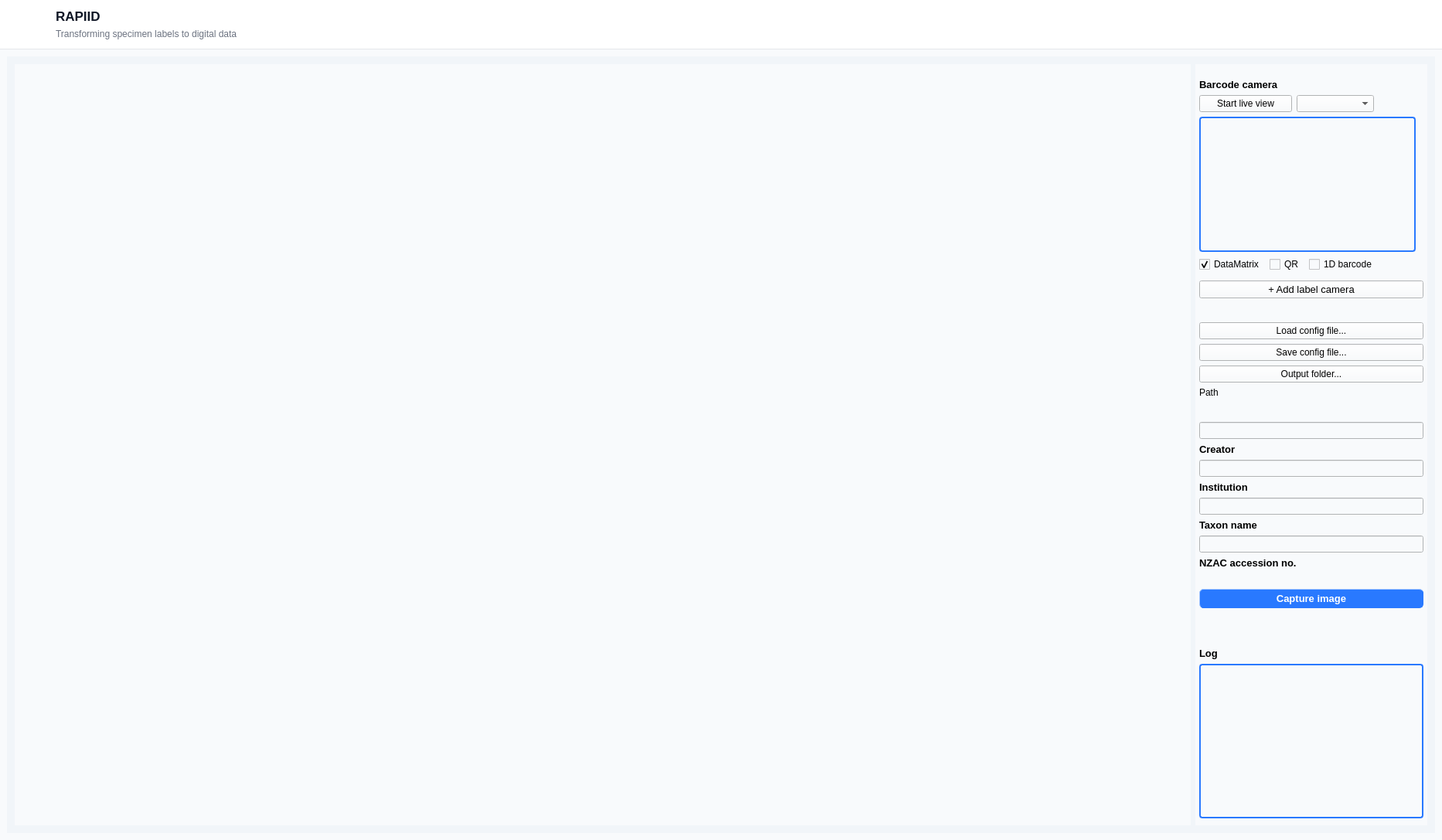
<?xml version="1.0" encoding="UTF-8"?>
<ui version="4.0">
 <class>MainWindow</class>
 <widget class="QMainWindow" name="MainWindow">
  <property name="geometry">
   <rect>
    <x>0</x>
    <y>0</y>
    <width>1865</width>
    <height>1087</height>
   </rect>
  </property>
  <property name="windowTitle">
   <string>RAPIID v4.3.0</string>
  </property>
  <widget class="QWidget" name="centralwidget">
   <property name="styleSheet">
    <string notr="true">QWidget#centralwidget { background-color: #f8fafc; }</string>
   </property>
   <layout class="QVBoxLayout" name="verticalLayout_main">
    <property name="spacing">
     <number>0</number>
    </property>
    <property name="leftMargin">
     <number>0</number>
    </property>
    <property name="topMargin">
     <number>0</number>
    </property>
    <property name="rightMargin">
     <number>0</number>
    </property>
    <property name="bottomMargin">
     <number>0</number>
    </property>
    <item>
     <widget class="QWidget" name="headerWidget" native="true">
      <property name="sizePolicy">
       <sizepolicy hsizetype="Preferred" vsizetype="Fixed">
        <horstretch>0</horstretch>
        <verstretch>0</verstretch>
       </sizepolicy>
      </property>
      <property name="minimumSize">
       <size>
        <width>0</width>
        <height>64</height>
       </size>
      </property>
      <property name="maximumSize">
       <size>
        <width>16777215</width>
        <height>64</height>
       </size>
      </property>
      <property name="styleSheet">
       <string notr="true">
        #headerWidget {
            background-color: #ffffff;
            border-bottom: 1px solid #e5e7eb;
        }
       </string>
      </property>
      <layout class="QHBoxLayout" name="headerLayout">
       <property name="spacing">
        <number>12</number>
       </property>
       <property name="leftMargin">
        <number>16</number>
       </property>
       <property name="topMargin">
        <number>10</number>
       </property>
       <property name="rightMargin">
        <number>16</number>
       </property>
       <property name="bottomMargin">
        <number>10</number>
       </property>
       <item>
        <widget class="QLabel" name="headerIconLabel">
         <property name="sizePolicy">
          <sizepolicy hsizetype="Fixed" vsizetype="Fixed">
           <horstretch>0</horstretch>
           <verstretch>0</verstretch>
          </sizepolicy>
         </property>
         <property name="minimumSize">
          <size>
           <width>44</width>
           <height>44</height>
          </size>
         </property>
         <property name="maximumSize">
          <size>
           <width>44</width>
           <height>44</height>
          </size>
         </property>
         <property name="text">
          <string/>
         </property>
         <property name="alignment">
          <set>Qt::AlignCenter</set>
         </property>
        </widget>
       </item>
       <item>
        <layout class="QVBoxLayout" name="headerTextLayout">
         <property name="spacing">
          <number>2</number>
         </property>
         <item>
          <widget class="QLabel" name="headerTitleLabel">
           <property name="font">
            <font>
             <pointsize>13</pointsize>
             <weight>75</weight>
             <bold>true</bold>
            </font>
           </property>
           <property name="styleSheet">
            <string notr="true">color: #111827; background: transparent;</string>
           </property>
           <property name="text">
            <string>RAPIID</string>
           </property>
          </widget>
         </item>
         <item>
          <widget class="QLabel" name="headerSubtitleLabel">
           <property name="font">
            <font>
             <pointsize>9</pointsize>
            </font>
           </property>
           <property name="styleSheet">
            <string notr="true">color: #6b7280; background: transparent;</string>
           </property>
           <property name="text">
            <string>Transforming specimen labels to digital data</string>
           </property>
          </widget>
         </item>
        </layout>
       </item>
       <item>
        <spacer name="headerSpacer">
         <property name="orientation">
          <enum>Qt::Horizontal</enum>
         </property>
         <property name="sizeHint" stdset="0">
          <size>
           <width>40</width>
           <height>20</height>
          </size>
         </property>
        </spacer>
       </item>
      </layout>
     </widget>
    </item>
    <item>
     <widget class="QScrollArea" name="scrollArea">
      <property name="styleSheet">
       <string notr="true">QScrollArea { background-color: #f1f5f9; border: none; }</string>
      </property>
      <property name="widgetResizable">
       <bool>true</bool>
      </property>
      <widget class="QWidget" name="scrollAreaWidgetContents">
       <property name="geometry">
        <rect>
         <x>0</x>
         <y>0</y>
         <width>1865</width>
         <height>1023</height>
        </rect>
       </property>
       <property name="styleSheet">
        <string notr="true">background-color: #f8fafc;</string>
       </property>
       <layout class="QHBoxLayout" name="horizontalLayout_9">
        <item>
         <widget class="QWidget" name="horizontalWidget" native="true">
          <property name="styleSheet">
           <string notr="true">background-color: #f1f5f9;</string>
          </property>
          <layout class="QHBoxLayout" name="horizontalLayout_2">
           <property name="leftMargin">
            <number>10</number>
           </property>
           <property name="topMargin">
            <number>10</number>
           </property>
           <property name="rightMargin">
            <number>10</number>
           </property>
           <property name="bottomMargin">
            <number>10</number>
           </property>
           <item>
            <widget class="QScrollArea" name="labelCameraScrollArea">
             <property name="styleSheet">
              <string notr="true">background-color: #f8fafc;</string>
             </property>
             <property name="frameShape">
              <enum>QFrame::NoFrame</enum>
             </property>
             <property name="horizontalScrollBarPolicy">
              <enum>Qt::ScrollBarAlwaysOff</enum>
             </property>
             <property name="widgetResizable">
              <bool>true</bool>
             </property>
             <widget class="QWidget" name="labelCameraScrollContents">
              <property name="geometry">
               <rect>
                <x>0</x>
                <y>0</y>
                <width>1521</width>
                <height>985</height>
               </rect>
              </property>
              <property name="styleSheet">
               <string notr="true">background-color: #f8fafc;</string>
              </property>
              <layout class="QVBoxLayout" name="labelCameraContainer_layout"/>
             </widget>
            </widget>
           </item>
           <item>
            <widget class="QWidget" name="verticalWidget_4" native="true">
             <property name="sizePolicy">
              <sizepolicy hsizetype="Fixed" vsizetype="Preferred">
               <horstretch>0</horstretch>
               <verstretch>0</verstretch>
              </sizepolicy>
             </property>
             <property name="minimumSize">
              <size>
               <width>300</width>
               <height>0</height>
              </size>
             </property>
             <property name="maximumSize">
              <size>
               <width>300</width>
               <height>16777215</height>
              </size>
             </property>
             <property name="styleSheet">
              <string notr="true">background-color: #f8fafc;</string>
             </property>
             <layout class="QVBoxLayout" name="verticalLayout_4">
              <property name="sizeConstraint">
               <enum>QLayout::SetDefaultConstraint</enum>
              </property>
              <property name="leftMargin">
               <number>5</number>
              </property>
              <property name="topMargin">
               <number>2</number>
              </property>
              <property name="rightMargin">
               <number>5</number>
              </property>
              <item>
               <widget class="QLabel" name="barcode_webcam_label">
                <property name="sizePolicy">
                 <sizepolicy hsizetype="Preferred" vsizetype="Fixed">
                  <horstretch>0</horstretch>
                  <verstretch>0</verstretch>
                 </sizepolicy>
                </property>
                <property name="minimumSize">
                 <size>
                  <width>0</width>
                  <height>32</height>
                 </size>
                </property>
                <property name="maximumSize">
                 <size>
                  <width>16777215</width>
                  <height>32</height>
                 </size>
                </property>
                <property name="font">
                 <font>
                  <pointsize>10</pointsize>
                  <weight>75</weight>
                  <bold>true</bold>
                 </font>
                </property>
                <property name="text">
                 <string>Barcode camera</string>
                </property>
                <property name="alignment">
                 <set>Qt::AlignBottom|Qt::AlignLeading|Qt::AlignLeft</set>
                </property>
               </widget>
              </item>
              <item>
               <layout class="QHBoxLayout" name="horizontalLayout">
                <item>
                 <layout class="QVBoxLayout" name="verticalLayout_10">
                  <item>
                   <widget class="QPushButton" name="pushButton_barcode_webcam">
                    <property name="sizePolicy">
                     <sizepolicy hsizetype="Fixed" vsizetype="Fixed">
                      <horstretch>0</horstretch>
                      <verstretch>0</verstretch>
                     </sizepolicy>
                    </property>
                    <property name="minimumSize">
                     <size>
                      <width>120</width>
                      <height>0</height>
                     </size>
                    </property>
                    <property name="text">
                     <string>Start live view</string>
                    </property>
                   </widget>
                  </item>
                 </layout>
                </item>
                <item>
                 <layout class="QVBoxLayout" name="verticalLayout_11">
                  <item>
                   <widget class="QComboBox" name="comboBox_selectBarcodeCam">
                    <property name="minimumSize">
                     <size>
                      <width>100</width>
                      <height>0</height>
                     </size>
                    </property>
                   </widget>
                  </item>
                 </layout>
                </item>
                <item>
                 <spacer name="horizontalSpacer">
                  <property name="orientation">
                   <enum>Qt::Horizontal</enum>
                  </property>
                  <property name="sizeHint" stdset="0">
                   <size>
                    <width>40</width>
                    <height>20</height>
                   </size>
                  </property>
                 </spacer>
                </item>
               </layout>
              </item>
              <item>
               <widget class="QLabel" name="barcode_camera">
                <property name="sizePolicy">
                 <sizepolicy hsizetype="Fixed" vsizetype="Fixed">
                  <horstretch>0</horstretch>
                  <verstretch>0</verstretch>
                 </sizepolicy>
                </property>
                <property name="minimumSize">
                 <size>
                  <width>280</width>
                  <height>175</height>
                 </size>
                </property>
                <property name="maximumSize">
                 <size>
                  <width>280</width>
                  <height>175</height>
                 </size>
                </property>
                <property name="styleSheet">
                 <string notr="true">QFrame, QLabel, QToolTip {
    border: 2px solid #2979ff;
    border-radius: 4px;
    padding: 2px;
}</string>
                </property>
                <property name="frameShape">
                 <enum>QFrame::Box</enum>
                </property>
                <property name="text">
                 <string/>
                </property>
                <property name="scaledContents">
                 <bool>true</bool>
                </property>
                <property name="alignment">
                 <set>Qt::AlignCenter</set>
                </property>
               </widget>
              </item>
              <item>
               <layout class="QHBoxLayout" name="horizontalLayout_codeTypes">
                <property name="spacing">
                 <number>8</number>
                </property>
                <item>
                 <widget class="QCheckBox" name="checkBox_datamatrix">
                  <property name="toolTip">
                   <string>Read DataMatrix codes. These are the 2D square codes used on accession labels.</string>
                  </property>
                  <property name="text">
                   <string>DataMatrix</string>
                  </property>
                  <property name="checked">
                   <bool>true</bool>
                  </property>
                 </widget>
                </item>
                <item>
                 <widget class="QCheckBox" name="checkBox_qrcode">
                  <property name="toolTip">
                   <string>Read QR codes.</string>
                  </property>
                  <property name="text">
                   <string>QR</string>
                  </property>
                  <property name="checked">
                   <bool>false</bool>
                  </property>
                 </widget>
                </item>
                <item>
                 <widget class="QCheckBox" name="checkBox_barcode1d">
                  <property name="toolTip">
                   <string>Read 1D barcodes (EAN, UPC, Code 39, Code 128).</string>
                  </property>
                  <property name="text">
                   <string>1D barcode</string>
                  </property>
                  <property name="checked">
                   <bool>false</bool>
                  </property>
                 </widget>
                </item>
                <item>
                 <spacer name="horizontalSpacer_codeTypes">
                  <property name="orientation">
                   <enum>Qt::Horizontal</enum>
                  </property>
                  <property name="sizeHint" stdset="0">
                   <size>
                    <width>0</width>
                    <height>20</height>
                   </size>
                  </property>
                 </spacer>
                </item>
               </layout>
              </item>
              <item>
               <spacer name="verticalSpacer_6">
                <property name="orientation">
                 <enum>Qt::Vertical</enum>
                </property>
                <property name="sizeType">
                 <enum>QSizePolicy::Fixed</enum>
                </property>
                <property name="sizeHint" stdset="0">
                 <size>
                  <width>20</width>
                  <height>5</height>
                 </size>
                </property>
               </spacer>
              </item>
              <item>
               <widget class="QPushButton" name="pushButton_add_label_cam">
                <property name="font">
                 <font>
                  <pointsize>10</pointsize>
                 </font>
                </property>
                <property name="text">
                 <string>+ Add label camera</string>
                </property>
               </widget>
              </item>
              <item>
               <spacer name="verticalSpacer_7">
                <property name="orientation">
                 <enum>Qt::Vertical</enum>
                </property>
                <property name="sizeType">
                 <enum>QSizePolicy::Fixed</enum>
                </property>
                <property name="sizeHint" stdset="0">
                 <size>
                  <width>20</width>
                  <height>25</height>
                 </size>
                </property>
               </spacer>
              </item>
              <item>
               <widget class="QPushButton" name="pushButton_load_config">
                <property name="text">
                 <string>Load config file...</string>
                </property>
               </widget>
              </item>
              <item>
               <widget class="QPushButton" name="pushButton_writeConfig">
                <property name="text">
                 <string>Save config file...</string>
                </property>
               </widget>
              </item>
              <item>
               <widget class="QPushButton" name="pushButton_outputFolder">
                <property name="text">
                 <string>Output folder...</string>
                </property>
               </widget>
              </item>
              <item>
               <widget class="QLabel" name="display_path">
                <property name="frameShape">
                 <enum>QFrame::NoFrame</enum>
                </property>
                <property name="frameShadow">
                 <enum>QFrame::Plain</enum>
                </property>
                <property name="text">
                 <string>Path</string>
                </property>
                <property name="wordWrap">
                 <bool>true</bool>
                </property>
               </widget>
              </item>
              <item>
               <spacer name="verticalSpacer">
                <property name="orientation">
                 <enum>Qt::Vertical</enum>
                </property>
                <property name="sizeType">
                 <enum>QSizePolicy::Fixed</enum>
                </property>
                <property name="sizeHint" stdset="0">
                 <size>
                  <width>20</width>
                  <height>25</height>
                 </size>
                </property>
               </spacer>
              </item>
              <item>
               <widget class="QLineEdit" name="lineEdit_creator"/>
              </item>
              <item>
               <widget class="QLabel" name="label_creator">
                <property name="font">
                 <font>
                  <pointsize>10</pointsize>
                  <weight>75</weight>
                  <bold>true</bold>
                 </font>
                </property>
                <property name="text">
                 <string>Creator</string>
                </property>
               </widget>
              </item>
              <item>
               <widget class="QLineEdit" name="lineEdit_institution"/>
              </item>
              <item>
               <widget class="QLabel" name="label_institution">
                <property name="font">
                 <font>
                  <pointsize>10</pointsize>
                  <weight>75</weight>
                  <bold>true</bold>
                 </font>
                </property>
                <property name="text">
                 <string>Institution</string>
                </property>
               </widget>
              </item>
              <item>
               <widget class="QLineEdit" name="lineEdit_taxon"/>
              </item>
              <item>
               <widget class="QLabel" name="label_taxon">
                <property name="font">
                 <font>
                  <pointsize>10</pointsize>
                  <weight>75</weight>
                  <bold>true</bold>
                 </font>
                </property>
                <property name="text">
                 <string>Taxon name</string>
                </property>
               </widget>
              </item>
              <item>
               <widget class="QLineEdit" name="lineEdit_accession"/>
              </item>
              <item>
               <widget class="QLabel" name="label_accession">
                <property name="sizePolicy">
                 <sizepolicy hsizetype="Preferred" vsizetype="Preferred">
                  <horstretch>0</horstretch>
                  <verstretch>0</verstretch>
                 </sizepolicy>
                </property>
                <property name="font">
                 <font>
                  <pointsize>10</pointsize>
                  <weight>75</weight>
                  <bold>true</bold>
                 </font>
                </property>
                <property name="text">
                 <string>NZAC accession no.</string>
                </property>
                <property name="alignment">
                 <set>Qt::AlignBottom|Qt::AlignLeading|Qt::AlignLeft</set>
                </property>
               </widget>
              </item>
              <item>
               <spacer name="verticalSpacer_5">
                <property name="orientation">
                 <enum>Qt::Vertical</enum>
                </property>
                <property name="sizeType">
                 <enum>QSizePolicy::Fixed</enum>
                </property>
                <property name="sizeHint" stdset="0">
                 <size>
                  <width>20</width>
                  <height>20</height>
                 </size>
                </property>
               </spacer>
              </item>
              <item>
               <widget class="QPushButton" name="pushButton_capture">
                <property name="font">
                 <font>
                  <pointsize>10</pointsize>
                  <weight>75</weight>
                  <bold>true</bold>
                 </font>
                </property>
                <property name="styleSheet">
                 <string notr="true">QPushButton {
    background-color: #2979ff; /* Dark background */
    color: white;              /* Light text */
    border-style: outset;
    border-width: 1px;
    border-radius: 5px;
    border-color: #2979ff;
    padding: 4px;
}
QPushButton:hover {
    background-color: #286aff; /* Slightly lighter on hover */
}
</string>
                </property>
                <property name="text">
                 <string>Capture image</string>
                </property>
               </widget>
              </item>
              <item>
               <spacer name="verticalSpacer_3">
                <property name="orientation">
                 <enum>Qt::Vertical</enum>
                </property>
                <property name="sizeType">
                 <enum>QSizePolicy::Expanding</enum>
                </property>
                <property name="sizeHint" stdset="0">
                 <size>
                  <width>20</width>
                  <height>20</height>
                 </size>
                </property>
               </spacer>
              </item>
              <item>
               <widget class="QLabel" name="label_log">
                <property name="font">
                 <font>
                  <pointsize>10</pointsize>
                  <weight>75</weight>
                  <bold>true</bold>
                 </font>
                </property>
                <property name="text">
                 <string>Log</string>
                </property>
               </widget>
              </item>
              <item>
               <widget class="QListWidget" name="listWidget_log">
                <property name="minimumSize">
                 <size>
                  <width>0</width>
                  <height>200</height>
                 </size>
                </property>
                <property name="maximumSize">
                 <size>
                  <width>1000</width>
                  <height>300</height>
                 </size>
                </property>
                <property name="font">
                 <font>
                  <pointsize>10</pointsize>
                 </font>
                </property>
                <property name="styleSheet">
                 <string notr="true">QFrame, QLabel, QToolTip {
    border: 2px solid #2979ff;
    border-radius: 4px;
    padding: 2px;
}</string>
                </property>
                <property name="frameShape">
                 <enum>QFrame::Box</enum>
                </property>
                <property name="horizontalScrollBarPolicy">
                 <enum>Qt::ScrollBarAsNeeded</enum>
                </property>
                <property name="wordWrap">
                 <bool>true</bool>
                </property>
               </widget>
              </item>
             </layout>
            </widget>
           </item>
          </layout>
         </widget>
        </item>
       </layout>
      </widget>
     </widget>
    </item>
   </layout>
  </widget>
 </widget>
 <resources/>
 <connections/>
</ui>
